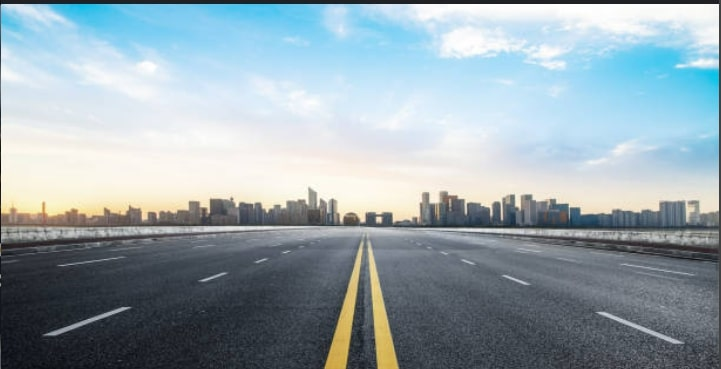
#> input picture test_image.jpg, 721 x 369 px
$ python 1.py
#> lines starting #> are read from the running program, lines starting #| are printed output that depends on the picture; after the words box and inside, x2 and y2 are one past the last pixel; in counts of white or black regions, pixels touching at a corner belong together
#> further down, image is the input picture: shape (369, 721, 3); mean B, G, R 172.6, 165.3, 150.3
import cv2
import numpy as np

def make_coordinates(image, line_parameters):
    slope, intercept = line_parameters
    y1 = image.shape[0]
    y2 = int(y1 * (3 / 5))
    x1 = int((y1 - intercept) / slope)
    x2 = int((y2 - intercept) / slope)
    return np.array([x1, y1, x2, y2])

def average_slope_intercept(image, lines):
    left_fit = []
    right_fit = []

    if lines is None:  # If no lines are detected
        return []

    for line in lines:
        x1, y1, x2, y2 = line.reshape(4)
        parameters = np.polyfit((x1, x2), (y1, y2), 1)
        slope = parameters[0]
        intercept = parameters[1]
        if slope < 0:
            left_fit.append((slope, intercept))
        else:
            right_fit.append((slope, intercept))

    # Check if left_fit and right_fit are non-empty
    left_line = None
    right_line = None

    if left_fit:
        left_fit_average = np.average(left_fit, axis=0)
        left_line = make_coordinates(image, left_fit_average)

    if right_fit:
        right_fit_average = np.average(right_fit, axis=0)
        right_line = make_coordinates(image, right_fit_average)

    lines = [line for line in (left_line, right_line) if line is not None]
    return np.array(lines)

def canny(image):
    gray = cv2.cvtColor(image, cv2.COLOR_RGB2GRAY)
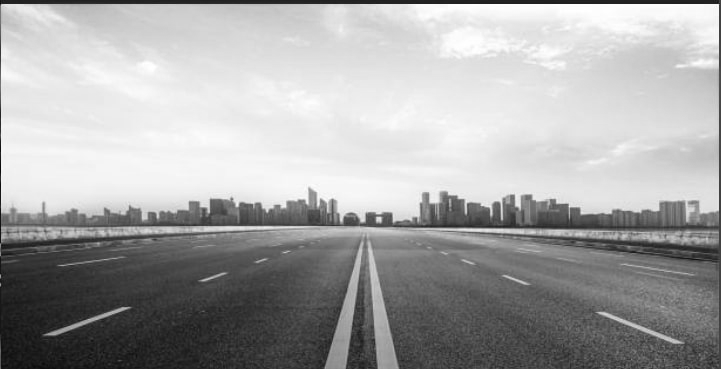
#> gray: shape (369, 721); min 4, max 255, mean 165.8
    blur = cv2.GaussianBlur(gray, (5, 5), 0)
    canny = cv2.Canny(blur, 50, 150)
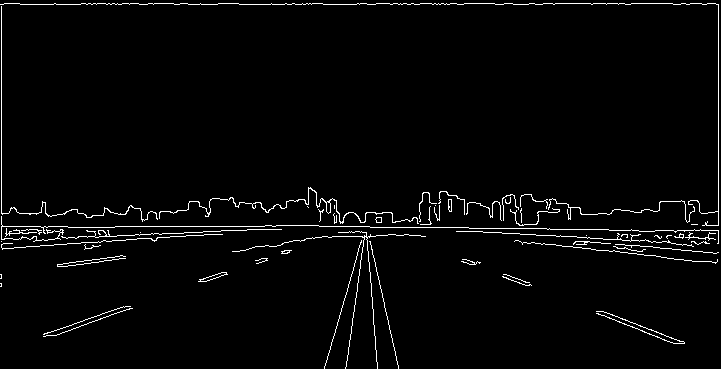
#> canny: shape (369, 721); 2.5% white in thin lines or dots
    return canny

def display_lines(image, lines):
    line_image = np.zeros_like(image)
    if lines is not None:
        for line in lines:
            x1, y1, x2, y2 = line
            cv2.line(line_image, (x1, y1), (x2, y2), (255, 0, 0), 10)
    return line_image

def region_of_interest(image):
    height = image.shape[0]
#> height = 369
    polygon = np.array([
        [(375, height), (720, height), (365, 221)]
    ], dtype=np.int32)
#> polygon = [[375, 369], [720, 369], [365, 221]]
    mask = np.zeros_like(image)
    cv2.fillPoly(mask, polygon, 255)
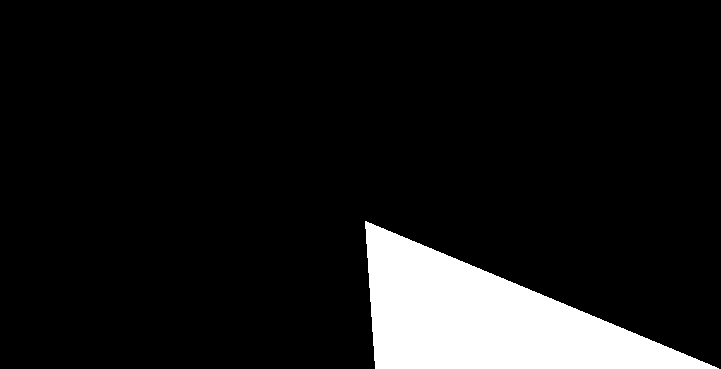
#> mask: shape (369, 721); 9.6% white; 1 white region, box (x1, y1, x2, y2) and area: (365, 221, 719, 369) 25633
    masked_image = cv2.bitwise_and(image, mask)
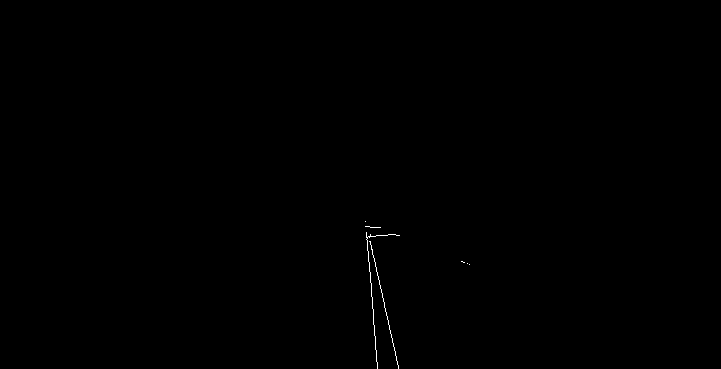
#> masked_image: shape (369, 721); 0.12% white in thin lines or dots, all inside (x1, y1, x2, y2) = (365, 221, 470, 369)
    return masked_image

# Load the image
image = cv2.imread('test_image.jpg')
lane_image = np.copy(image)

# Canny edge detection
canny_image = canny(image)

# Cropping the region of interest
cropped_image = region_of_interest(canny_image)

# Hough Line Transform
lines = cv2.HoughLinesP(cropped_image, 2, np.pi / 180, 100, np.array([]), minLineLength=40, maxLineGap=5)
#> lines = [[365, 221, 377, 367], [368, 236, 398, 366]]

# Average lines
averaged_lines = average_slope_intercept(lane_image, lines)
#> the loop in average_slope_intercept, `for line in lines:` made 2 passes
#> (x1, y1, x2, y2, slope, intercept) on passes 1 to 2: (365, 221, 377, 367, 12.17, -4219.8), (368, 236, 398, 366, 4.33, -1358.7)
#> after the loop in average_slope_intercept, `for line in lines:`: left_fit = []; right_fit = [(12.17, -4219.8), (4.33, -1358.7)]
#> in average_slope_intercept, `right_fit_average = np.average(right_fit, axis=0)`: right_fit_average = [8.25, -2789.3]
#> in make_coordinates, `slope, intercept = line_parameters`: slope = 8.25; intercept = -2789.3
#> in make_coordinates, `x1 = int((y1 - intercept) / slope)`: x1 = 382
#> in make_coordinates, `x2 = int((y2 - intercept) / slope)`: x2 = 364
#> in average_slope_intercept, `right_line = make_coordinates(image, right_fit_average)`: right_line = [382, 369, 364, 221]
#> in average_slope_intercept, `lines = [line for line in (left_line, right_line) if line is not None]`: lines = [[382, 369, 364, 221]]
#> averaged_lines = [[382, 369, 364, 221]]

# Draw lines
line_image = display_lines(lane_image, averaged_lines)
#> the loop in display_lines, `for line in lines:` made 1 pass

# Combine line image with the original
combo_image = cv2.addWeighted(lane_image, 0.8, line_image, 1, 1)
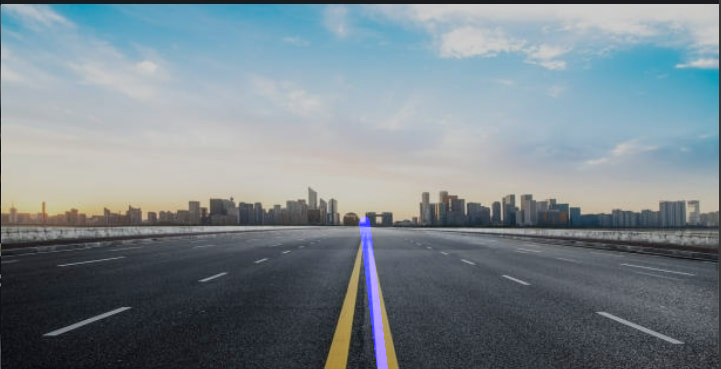
#> combo_image: shape (369, 721, 3); mean B, G, R 140.1, 133.3, 121.2

# Display the result
cv2.imshow("result",combo_image)
cv2.waitKey(0)
cv2.destroyAllWindows()
